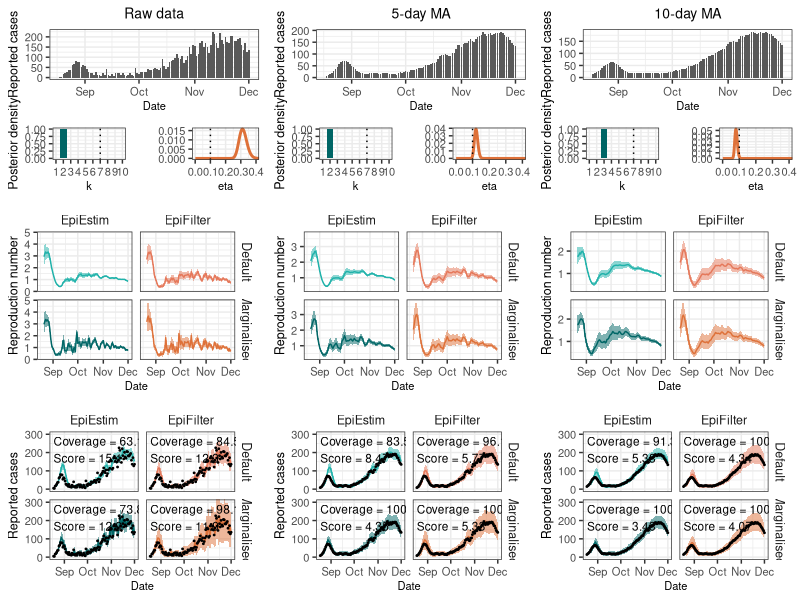

The R script that drew this image: (Note: this script raises an error after producing the figure.)

rm(list=ls())

library(tidyverse)
library(cowplot)

custom_theme <- theme_bw() +
  theme(
    axis.title.y = element_text(size=9),
    axis.title.x = element_text(size=8),
    axis.text = element_text(size=8),
    strip.background = element_blank(),
    strip.text = element_text(size=9),
    plot.title = element_text(hjust = 0.5, size=10)#,
    # panel.grid = element_blank()
  )

windin=3
xlims = c(0, 0.4)

# Load the data
df = read.csv("paper/outputs/s6a_nzmovingaverage.csv")
df_eepost = read.csv("paper/outputs/s6a_nzmovingaverage_epiestimposteriors.csv")
df_efpost = read.csv("paper/outputs/s6a_nzmovingaverage_epifilterposteriors.csv")

# Clean the data
df$fit = ifelse(grepl("Conditional", df$fit), "Default", df$fit)
df = df %>%
  mutate(NameForColors=paste0(model, fit),
         date = as.Date("2021-08-18") - 1 + t) %>%
  filter(date <= as.Date("2021-12-01")) %>%
  mutate(fit2 = factor(fit, levels=c("Marginalised", "Default")),
         fit=factor(fit, levels=c("Default", "Marginalised")))

# Append colors
colors <- c(EpiEstimMarginalised="#006666", EpiEstimDefault="#20B2AA",
            EpiFilterMarginalised="#DE7139", EpiFilterDefault="#E5785A")

# Calculate coverage statistics
df_coverage = df %>%
  filter(t>windin) %>%
  group_by(movingaverage, model, fit) %>%
  summarise(Rt_coverage = 100*round(mean((TrueRt <= upper) & (TrueRt >= lower)), digits=3),
            Ct_coverage = 100*round(mean((Cases <= upper_cases) & (Cases >= lower_cases)), digits=3),
            score = signif(mean(crps), 3))





# Plot results from raw data
plt_data_raw = ggplot(df %>% filter(movingaverage=="Raw", model=="EpiEstim", fit=="Marginalised")) +
  geom_col(aes(x=date, y=Cases), width = 0.8) +
  custom_theme +
  xlab("Date") + ylab("Reported cases") +
  ggtitle("Raw data")

plt_post_raw = ggplot(df %>% filter(movingaverage=="Raw")) +
  geom_ribbon(aes(x=date, ymin=lower, ymax=upper, fill=NameForColors), data=.%>%filter(t>windin), alpha=0.5) +
  geom_line(aes(x=date, y=mean, color=NameForColors), data=.%>%filter(t>windin)) +
  geom_line(aes(x=date, y=TrueRt), color="black", lwd=0.3) +
  facet_grid(fit~model) +
  ylab("Reproduction number") + xlab("Date") +
  custom_theme +
  scale_fill_manual(values=colors) +
  scale_color_manual(values=colors) +
  theme(legend.position="none")

plt_predpost_raw = ggplot(df %>% filter(movingaverage=="Raw")) +
  geom_ribbon(aes(x=date, ymin=lower_cases, ymax=upper_cases, fill=NameForColors), data=.%>%filter(t>windin), alpha=0.5) +
  geom_line(aes(x=date, y=mean_cases, color=NameForColors), data=.%>%filter(t>windin)) +
  geom_point(aes(x=date, y=Cases), color="black", size=0.3) +
  geom_text(data = df_coverage %>% filter(movingaverage == "Raw"),
            aes(x = min(df$date), y = Inf, label = paste0("Coverage = ", Ct_coverage, "%\nScore = ", score)),
            hjust = 0, vjust = 1.2, size = 3, color = "black") +
  facet_grid(fit~model) +
  coord_cartesian(ylim=c(0,300)) +
  ylab("Reported cases") + xlab("Date") +
  custom_theme +
  scale_fill_manual(values=colors) +
  scale_color_manual(values=colors) +
  theme(legend.position="none")

plt_param_rw_ef = ggplot(df_efpost %>% filter(movingaverage=="Raw")) +
  geom_line(aes(x=eta, y=p), color="#DE7139", lwd=1) +
  geom_vline(xintercept=0.1, color="black", linetype="dotted") +
  custom_theme +
  coord_cartesian(xlim=xlims) +
  xlab("eta") + ylab("")

plt_param_rw_ee = ggplot(df_eepost %>% filter(movingaverage=="Raw")) +
  geom_col(aes(x=k, y=p), fill="#006666") +
  custom_theme +
  xlab("k") + ylab("Posterior density") +
  scale_x_continuous(breaks=seq(1,10), labels=seq(1,10), limits=c(1,10), minor_breaks=NULL) +
  geom_vline(xintercept=7, color="black", linetype="dotted")

plt_param_raw = plot_grid(plt_param_rw_ee, plt_param_rw_ef, ncol=2)

plt_raw = plot_grid(plt_data_raw, plt_param_raw, plt_post_raw, plt_predpost_raw, ncol=1 , rel_heights=c(0.6, 0.4, 1, 1))


# Plot results from 5-day ma
plt_data_5 = ggplot(df %>% filter(movingaverage=="5-day", model=="EpiEstim", fit=="Marginalised")) +
  geom_col(aes(x=date, y=Cases), width = 0.8) +
  custom_theme +
  xlab("Date") + ylab("Reported cases") +
  ggtitle("5-day MA")

plt_post_5 = ggplot(df %>% filter(movingaverage=="5-day")) +
  geom_ribbon(aes(x=date, ymin=lower, ymax=upper, fill=NameForColors), data=.%>%filter(t>windin), alpha=0.5) +
  geom_line(aes(x=date, y=mean, color=NameForColors), data=.%>%filter(t>windin)) +
  geom_line(aes(x=date, y=TrueRt), color="black", lwd=0.3) +
  facet_grid(fit~model) +
  ylab("Reproduction number") + xlab("Date") +
  custom_theme +
  scale_fill_manual(values=colors) +
  scale_color_manual(values=colors) +
  theme(legend.position="none")

plt_predpost_5 = ggplot(df %>% filter(movingaverage=="5-day")) +
  geom_ribbon(aes(x=date, ymin=lower_cases, ymax=upper_cases, fill=NameForColors), data=.%>%filter(t>windin), alpha=0.5) +
  geom_line(aes(x=date, y=mean_cases, color=NameForColors), data=.%>%filter(t>windin)) +
  geom_point(aes(x=date, y=Cases), color="black", size=0.3) +
  geom_text(data = df_coverage %>% filter(movingaverage == "5-day"),
            aes(x = min(df$date), y = Inf, label = paste0("Coverage = ", Ct_coverage, "%\nScore = ", score)),
            hjust = 0, vjust = 1.2, size = 3, color = "black") +
  facet_grid(fit~model) +
  coord_cartesian(ylim=c(0,300)) +
  ylab("Reported cases") + xlab("Date") +
  custom_theme +
  scale_fill_manual(values=colors) +
  scale_color_manual(values=colors) +
  theme(legend.position="none")

plt_param_5_ef = ggplot(df_efpost %>% filter(movingaverage=="5-day")) +
  geom_line(aes(x=eta, y=p), color="#DE7139", lwd=1) +
  geom_vline(xintercept=0.1, color="black", linetype="dotted") +
  custom_theme +
  coord_cartesian(xlim=xlims) +
  xlab("eta") + ylab("")

plt_param_5_ee = ggplot(df_eepost %>% filter(movingaverage=="5-day")) +
  geom_col(aes(x=k, y=p), fill="#006666") +
  custom_theme +
  xlab("k") + ylab("Posterior density") +
  scale_x_continuous(breaks=seq(1,10), labels=seq(1,10), limits=c(1,10), minor_breaks=NULL) +
  geom_vline(xintercept=7, color="black", linetype="dotted")

plt_param_5 = plot_grid(plt_param_5_ee, plt_param_5_ef, ncol=2)

plt_5 = plot_grid(plt_data_5, plt_param_5, plt_post_5, plt_predpost_5, ncol=1 , rel_heights=c(0.6, 0.4, 1, 1))



# Plot results from 10-day ma
plt_data_10 = ggplot(df %>% filter(movingaverage=="10-day", model=="EpiEstim", fit=="Marginalised")) +
  geom_col(aes(x=date, y=Cases), width = 0.8) +
  custom_theme +
  xlab("Date") + ylab("Reported cases") +
  ggtitle("10-day MA")

plt_post_10 = ggplot(df %>% filter(movingaverage=="10-day")) +
  geom_ribbon(aes(x=date, ymin=lower, ymax=upper, fill=NameForColors), data=.%>%filter(t>windin), alpha=0.5) +
  geom_line(aes(x=date, y=mean, color=NameForColors), data=.%>%filter(t>windin)) +
  geom_line(aes(x=date, y=TrueRt), color="black", lwd=0.3) +
  facet_grid(fit~model) +
  ylab("Reproduction number") + xlab("Date") +
  custom_theme +
  scale_fill_manual(values=colors) +
  scale_color_manual(values=colors) +
  theme(legend.position="none")

plt_predpost_10 = ggplot(df %>% filter(movingaverage=="10-day")) +
  geom_ribbon(aes(x=date, ymin=lower_cases, ymax=upper_cases, fill=NameForColors), data=.%>%filter(t>windin), alpha=0.5) +
  geom_line(aes(x=date, y=mean_cases, color=NameForColors), data=.%>%filter(t>windin)) +
  geom_point(aes(x=date, y=Cases), color="black", size=0.3) +
  geom_text(data = df_coverage %>% filter(movingaverage == "10-day"),
            aes(x = min(df$date), y = Inf, label = paste0("Coverage = ", Ct_coverage, "%\nScore = ", score)),
            hjust = 0, vjust = 1.2, size = 3, color = "black") +
  facet_grid(fit~model) +
  coord_cartesian(ylim=c(0,300)) +
  ylab("Reported cases") + xlab("Date") +
  custom_theme +
  scale_fill_manual(values=colors) +
  scale_color_manual(values=colors) +
  theme(legend.position="none")

plt_param_10_ef = ggplot(df_efpost %>% filter(movingaverage=="10-day")) +
  geom_line(aes(x=eta, y=p), color="#DE7139", lwd=1) +
  geom_vline(xintercept=0.1, color="black", linetype="dotted") +
  custom_theme +
  coord_cartesian(xlim=xlims) +
  xlab("eta") + ylab("")

plt_param_10_ee = ggplot(df_eepost %>% filter(movingaverage=="10-day")) +
  geom_col(aes(x=k, y=p), fill="#006666") +
  custom_theme +
  xlab("k") + ylab("Posterior density") +
  scale_x_continuous(breaks=seq(1,10), labels=seq(1,10), limits=c(1,10), minor_breaks=NULL) +
  geom_vline(xintercept=7, color="black", linetype="dotted")

plt_param_10 = plot_grid(plt_param_10_ee, plt_param_10_ef, ncol=2)

plt_10 = plot_grid(plt_data_10, plt_param_10, plt_post_10, plt_predpost_10, ncol=1 , rel_heights=c(0.6, 0.4, 1, 1))



plt = plot_grid(plt_raw, plt_5, plt_10, ncol=3) 
plt
ggsave(paste0("paper/figures/s6a_nzma.png"), plt, dpi=300, width=25, height=21, units="cm")
ggsave(paste0("paper/figures/s6a_nzma.pdf"), plt, dpi=600, width=25, height=21, units="cm")
